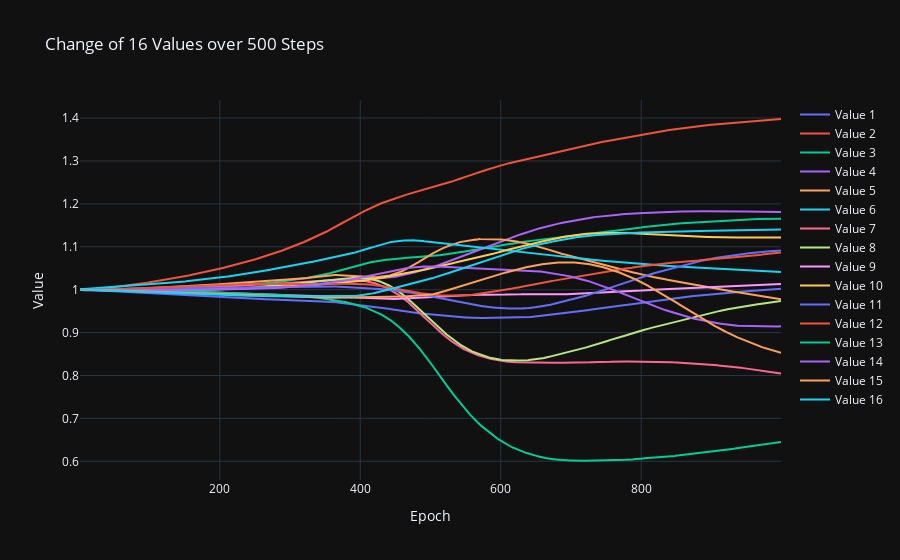

This figure's notebook cell:
### Markdown cell above
## Var Values

### Code cell
### plot
import numpy as np
import plotly.graph_objects as go


data = experiment_data_loader.experiment_data['000001']['repetition_data'][1]


means = []
for mean_idx in range(16):
    means.append(data[f"var{mean_idx}"])

    
data = np.stack(means, axis=1)

# Preparing data for plotting
epochs = np.arange(1, data.shape[0])
traces = []
for i in range(data.shape[1]):
    traces.append(go.Scatter(x=epochs, y=data[:, i], mode='lines', name=f'Value {i+1}'))

# Plotting with Plotly
layout = go.Layout(title='Change of 16 Values over 500 Steps',
                   xaxis=dict(title='Epoch'),
                   yaxis=dict(title='Value'),
                   template='plotly_dark')

fig = go.Figure(data=traces, layout=layout)
fig.show()

### Figure 1 — Plotly figure (JSON) as saved in the notebook; plotly's stock layout.template omitted (floating-point values rounded to 4 significant figures; data arrays with more than 128 entries replaced by an {"elided": "..."} marker saying what was removed)
{"data": [{"mode": "lines", "name": "Value 1", "type": "scatter", "x": {"elided": "999 int values"}, "y": {"elided": "1000 float values"}}, {"mode": "lines", "name": "Value 2", "type": "scatter", "x": {"elided": "999 int values"}, "y": {"elided": "1000 float values"}}, {"mode": "lines", "name": "Value 3", "type": "scatter", "x": {"elided": "999 int values"}, "y": {"elided": "1000 float values"}}, {"mode": "lines", "name": "Value 4", "type": "scatter", "x": {"elided": "999 int values"}, "y": {"elided": "1000 float values"}}, {"mode": "lines", "name": "Value 5", "type": "scatter", "x": {"elided": "999 int values"}, "y": {"elided": "1000 float values"}}, {"mode": "lines", "name": "Value 6", "type": "scatter", "x": {"elided": "999 int values"}, "y": {"elided": "1000 float values"}}, {"mode": "lines", "name": "Value 7", "type": "scatter", "x": {"elided": "999 int values"}, "y": {"elided": "1000 float values"}}, {"mode": "lines", "name": "Value 8", "type": "scatter", "x": {"elided": "999 int values"}, "y": {"elided": "1000 float values"}}, {"mode": "lines", "name": "Value 9", "type": "scatter", "x": {"elided": "999 int values"}, "y": {"elided": "1000 float values"}}, {"mode": "lines", "name": "Value 10", "type": "scatter", "x": {"elided": "999 int values"}, "y": {"elided": "1000 float values"}}, {"mode": "lines", "name": "Value 11", "type": "scatter", "x": {"elided": "999 int values"}, "y": {"elided": "1000 float values"}}, {"mode": "lines", "name": "Value 12", "type": "scatter", "x": {"elided": "999 int values"}, "y": {"elided": "1000 float values"}}, {"mode": "lines", "name": "Value 13", "type": "scatter", "x": {"elided": "999 int values"}, "y": {"elided": "1000 float values"}}, {"mode": "lines", "name": "Value 14", "type": "scatter", "x": {"elided": "999 int values"}, "y": {"elided": "1000 float values"}}, {"mode": "lines", "name": "Value 15", "type": "scatter", "x": {"elided": "999 int values"}, "y": {"elided": "1000 float values"}}, {"mode": "lines", "name": "Value 16", "type": "scatter", "x": {"elided": "999 int values"}, "y": {"elided": "1000 float values"}}], "layout": {"title": {"text": "Change of 16 Values over 500 Steps"}, "xaxis": {"title": {"text": "Epoch"}}, "yaxis": {"title": {"text": "Value"}}}}
